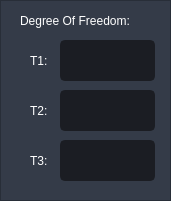
   <widget class="QFrame" name="frame_current_DOF">
    <property name="geometry">
     <rect>
      <x>760</x>
      <y>70</y>
      <width>171</width>
      <height>201</height>
     </rect>
    </property>
    <property name="styleSheet">
     <string notr="true">
background-color: rgb(52, 59, 72);</string>
    </property>
    <property name="frameShape">
     <enum>QFrame::StyledPanel</enum>
    </property>
    <property name="frameShadow">
     <enum>QFrame::Raised</enum>
    </property>
    <widget class="QLineEdit" name="the1_current">
     <property name="geometry">
      <rect>
       <x>60</x>
       <y>40</y>
       <width>95</width>
       <height>41</height>
      </rect>
     </property>
     <property name="minimumSize">
      <size>
       <width>0</width>
       <height>30</height>
      </size>
     </property>
     <property name="palette">
      <palette>
       <active>
        <colorrole role="WindowText">
         <brush brushstyle="SolidPattern">
          <color alpha="255">
           <red>210</red>
           <green>210</green>
           <blue>210</blue>
          </color>
         </brush>
        </colorrole>
        <colorrole role="Button">
         <brush brushstyle="SolidPattern">
          <color alpha="255">
           <red>27</red>
           <green>29</green>
           <blue>35</blue>
          </color>
         </brush>
        </colorrole>
        <colorrole role="Text">
         <brush brushstyle="SolidPattern">
          <color alpha="255">
           <red>210</red>
           <green>210</green>
           <blue>210</blue>
          </color>
         </brush>
        </colorrole>
        <colorrole role="ButtonText">
         <brush brushstyle="SolidPattern">
          <color alpha="255">
           <red>210</red>
           <green>210</green>
           <blue>210</blue>
          </color>
         </brush>
        </colorrole>
        <colorrole role="Base">
         <brush brushstyle="SolidPattern">
          <color alpha="255">
           <red>27</red>
           <green>29</green>
           <blue>35</blue>
          </color>
         </brush>
        </colorrole>
        <colorrole role="Window">
         <brush brushstyle="SolidPattern">
          <color alpha="255">
           <red>27</red>
           <green>29</green>
           <blue>35</blue>
          </color>
         </brush>
        </colorrole>
       </active>
       <inactive>
        <colorrole role="WindowText">
         <brush brushstyle="SolidPattern">
          <color alpha="255">
           <red>210</red>
           <green>210</green>
           <blue>210</blue>
          </color>
         </brush>
        </colorrole>
        <colorrole role="Button">
         <brush brushstyle="SolidPattern">
          <color alpha="255">
           <red>27</red>
           <green>29</green>
           <blue>35</blue>
          </color>
         </brush>
        </colorrole>
        <colorrole role="Text">
         <brush brushstyle="SolidPattern">
          <color alpha="255">
           <red>210</red>
           <green>210</green>
           <blue>210</blue>
          </color>
         </brush>
        </colorrole>
        <colorrole role="ButtonText">
         <brush brushstyle="SolidPattern">
          <color alpha="255">
           <red>210</red>
           <green>210</green>
           <blue>210</blue>
          </color>
         </brush>
        </colorrole>
        <colorrole role="Base">
         <brush brushstyle="SolidPattern">
          <color alpha="255">
           <red>27</red>
           <green>29</green>
           <blue>35</blue>
          </color>
         </brush>
        </colorrole>
        <colorrole role="Window">
         <brush brushstyle="SolidPattern">
          <color alpha="255">
           <red>27</red>
           <green>29</green>
           <blue>35</blue>
          </color>
         </brush>
        </colorrole>
       </inactive>
       <disabled>
        <colorrole role="WindowText">
         <brush brushstyle="SolidPattern">
          <color alpha="255">
           <red>210</red>
           <green>210</green>
           <blue>210</blue>
          </color>
         </brush>
        </colorrole>
        <colorrole role="Button">
         <brush brushstyle="SolidPattern">
          <color alpha="255">
           <red>27</red>
           <green>29</green>
           <blue>35</blue>
          </color>
         </brush>
        </colorrole>
        <colorrole role="Text">
         <brush brushstyle="SolidPattern">
          <color alpha="255">
           <red>210</red>
           <green>210</green>
           <blue>210</blue>
          </color>
         </brush>
        </colorrole>
        <colorrole role="ButtonText">
         <brush brushstyle="SolidPattern">
          <color alpha="255">
           <red>210</red>
           <green>210</green>
           <blue>210</blue>
          </color>
         </brush>
        </colorrole>
        <colorrole role="Base">
         <brush brushstyle="SolidPattern">
          <color alpha="255">
           <red>27</red>
           <green>29</green>
           <blue>35</blue>
          </color>
         </brush>
        </colorrole>
        <colorrole role="Window">
         <brush brushstyle="SolidPattern">
          <color alpha="255">
           <red>27</red>
           <green>29</green>
           <blue>35</blue>
          </color>
         </brush>
        </colorrole>
       </disabled>
      </palette>
     </property>
     <property name="font">
      <font>
       <family>Segoe UI</family>
       <pointsize>9</pointsize>
      </font>
     </property>
     <property name="styleSheet">
      <string notr="true">QLineEdit {
	background-color: rgb(27, 29, 35);
	border-radius: 5px;
	border: 2px solid rgb(27, 29, 35);
	padding-left: 10px;
}
QLineEdit:hover {
	border: 2px solid rgb(64, 71, 88);
	background-color: rgb(52, 59, 72);
}
QLineEdit:focus {
	border: 2px solid rgb(91, 101, 124);
}</string>
     </property>
     <property name="text">
      <string/>
     </property>
     <property name="readOnly">
      <bool>true</bool>
     </property>
     <property name="placeholderText">
      <string/>
     </property>
    </widget>
    <widget class="QLineEdit" name="the2_current">
     <property name="geometry">
      <rect>
       <x>60</x>
       <y>90</y>
       <width>95</width>
       <height>41</height>
      </rect>
     </property>
     <property name="minimumSize">
      <size>
       <width>0</width>
       <height>30</height>
      </size>
     </property>
     <property name="palette">
      <palette>
       <active>
        <colorrole role="WindowText">
         <brush brushstyle="SolidPattern">
          <color alpha="255">
           <red>210</red>
           <green>210</green>
           <blue>210</blue>
          </color>
         </brush>
        </colorrole>
        <colorrole role="Button">
         <brush brushstyle="SolidPattern">
          <color alpha="255">
           <red>27</red>
           <green>29</green>
           <blue>35</blue>
          </color>
         </brush>
        </colorrole>
        <colorrole role="Text">
         <brush brushstyle="SolidPattern">
          <color alpha="255">
           <red>210</red>
           <green>210</green>
           <blue>210</blue>
          </color>
         </brush>
        </colorrole>
        <colorrole role="ButtonText">
         <brush brushstyle="SolidPattern">
          <color alpha="255">
           <red>210</red>
           <green>210</green>
           <blue>210</blue>
          </color>
         </brush>
        </colorrole>
        <colorrole role="Base">
         <brush brushstyle="SolidPattern">
          <color alpha="255">
           <red>27</red>
           <green>29</green>
           <blue>35</blue>
          </color>
         </brush>
        </colorrole>
        <colorrole role="Window">
         <brush brushstyle="SolidPattern">
          <color alpha="255">
           <red>27</red>
           <green>29</green>
           <blue>35</blue>
          </color>
         </brush>
        </colorrole>
       </active>
       <inactive>
        <colorrole role="WindowText">
         <brush brushstyle="SolidPattern">
          <color alpha="255">
           <red>210</red>
           <green>210</green>
           <blue>210</blue>
          </color>
         </brush>
        </colorrole>
        <colorrole role="Button">
         <brush brushstyle="SolidPattern">
          <color alpha="255">
           <red>27</red>
           <green>29</green>
           <blue>35</blue>
          </color>
         </brush>
        </colorrole>
        <colorrole role="Text">
         <brush brushstyle="SolidPattern">
          <color alpha="255">
           <red>210</red>
           <green>210</green>
           <blue>210</blue>
          </color>
         </brush>
        </colorrole>
        <colorrole role="ButtonText">
         <brush brushstyle="SolidPattern">
          <color alpha="255">
           <red>210</red>
           <green>210</green>
           <blue>210</blue>
          </color>
         </brush>
        </colorrole>
        <colorrole role="Base">
         <brush brushstyle="SolidPattern">
          <color alpha="255">
           <red>27</red>
           <green>29</green>
           <blue>35</blue>
          </color>
         </brush>
        </colorrole>
        <colorrole role="Window">
         <brush brushstyle="SolidPattern">
          <color alpha="255">
           <red>27</red>
           <green>29</green>
           <blue>35</blue>
          </color>
         </brush>
        </colorrole>
       </inactive>
       <disabled>
        <colorrole role="WindowText">
         <brush brushstyle="SolidPattern">
          <color alpha="255">
           <red>210</red>
           <green>210</green>
           <blue>210</blue>
          </color>
         </brush>
        </colorrole>
        <colorrole role="Button">
         <brush brushstyle="SolidPattern">
          <color alpha="255">
           <red>27</red>
           <green>29</green>
           <blue>35</blue>
          </color>
         </brush>
        </colorrole>
        <colorrole role="Text">
         <brush brushstyle="SolidPattern">
          <color alpha="255">
           <red>210</red>
           <green>210</green>
           <blue>210</blue>
          </color>
         </brush>
        </colorrole>
        <colorrole role="ButtonText">
         <brush brushstyle="SolidPattern">
          <color alpha="255">
           <red>210</red>
           <green>210</green>
           <blue>210</blue>
          </color>
         </brush>
        </colorrole>
        <colorrole role="Base">
         <brush brushstyle="SolidPattern">
          <color alpha="255">
           <red>27</red>
           <green>29</green>
           <blue>35</blue>
          </color>
         </brush>
        </colorrole>
        <colorrole role="Window">
         <brush brushstyle="SolidPattern">
          <color alpha="255">
           <red>27</red>
           <green>29</green>
           <blue>35</blue>
          </color>
         </brush>
        </colorrole>
       </disabled>
      </palette>
     </property>
     <property name="font">
      <font>
       <family>Segoe UI</family>
       <pointsize>9</pointsize>
      </font>
     </property>
     <property name="styleSheet">
      <string notr="true">QLineEdit {
	background-color: rgb(27, 29, 35);
	border-radius: 5px;
	border: 2px solid rgb(27, 29, 35);
	padding-left: 10px;
}
QLineEdit:hover {
	border: 2px solid rgb(64, 71, 88);
	background-color: rgb(52, 59, 72);
}
QLineEdit:focus {
	border: 2px solid rgb(91, 101, 124);
}</string>
     </property>
     <property name="text">
      <string/>
     </property>
     <property name="readOnly">
      <bool>true</bool>
     </property>
     <property name="placeholderText">
      <string/>
     </property>
    </widget>
    <widget class="QLineEdit" name="the3_current">
     <property name="geometry">
      <rect>
       <x>60</x>
       <y>140</y>
       <width>95</width>
       <height>41</height>
      </rect>
     </property>
     <property name="minimumSize">
      <size>
       <width>0</width>
       <height>30</height>
      </size>
     </property>
     <property name="palette">
      <palette>
       <active>
        <colorrole role="WindowText">
         <brush brushstyle="SolidPattern">
          <color alpha="255">
           <red>210</red>
           <green>210</green>
           <blue>210</blue>
          </color>
         </brush>
        </colorrole>
        <colorrole role="Button">
         <brush brushstyle="SolidPattern">
          <color alpha="255">
           <red>27</red>
           <green>29</green>
           <blue>35</blue>
          </color>
         </brush>
        </colorrole>
        <colorrole role="Text">
         <brush brushstyle="SolidPattern">
          <color alpha="255">
           <red>210</red>
           <green>210</green>
           <blue>210</blue>
          </color>
         </brush>
        </colorrole>
        <colorrole role="ButtonText">
         <brush brushstyle="SolidPattern">
          <color alpha="255">
           <red>210</red>
           <green>210</green>
           <blue>210</blue>
          </color>
         </brush>
        </colorrole>
        <colorrole role="Base">
         <brush brushstyle="SolidPattern">
          <color alpha="255">
           <red>27</red>
           <green>29</green>
           <blue>35</blue>
          </color>
         </brush>
        </colorrole>
        <colorrole role="Window">
         <brush brushstyle="SolidPattern">
          <color alpha="255">
           <red>27</red>
           <green>29</green>
           <blue>35</blue>
          </color>
         </brush>
        </colorrole>
       </active>
       <inactive>
        <colorrole role="WindowText">
         <brush brushstyle="SolidPattern">
          <color alpha="255">
           <red>210</red>
           <green>210</green>
           <blue>210</blue>
          </color>
         </brush>
        </colorrole>
        <colorrole role="Button">
         <brush brushstyle="SolidPattern">
          <color alpha="255">
           <red>27</red>
           <green>29</green>
           <blue>35</blue>
          </color>
         </brush>
        </colorrole>
        <colorrole role="Text">
         <brush brushstyle="SolidPattern">
          <color alpha="255">
           <red>210</red>
           <green>210</green>
           <blue>210</blue>
          </color>
         </brush>
        </colorrole>
        <colorrole role="ButtonText">
         <brush brushstyle="SolidPattern">
          <color alpha="255">
           <red>210</red>
           <green>210</green>
           <blue>210</blue>
          </color>
         </brush>
        </colorrole>
        <colorrole role="Base">
         <brush brushstyle="SolidPattern">
          <color alpha="255">
           <red>27</red>
           <green>29</green>
           <blue>35</blue>
          </color>
         </brush>
        </colorrole>
        <colorrole role="Window">
         <brush brushstyle="SolidPattern">
          <color alpha="255">
           <red>27</red>
           <green>29</green>
           <blue>35</blue>
          </color>
         </brush>
        </colorrole>
       </inactive>
       <disabled>
        <colorrole role="WindowText">
         <brush brushstyle="SolidPattern">
          <color alpha="255">
           <red>210</red>
           <green>210</green>
           <blue>210</blue>
          </color>
         </brush>
        </colorrole>
        <colorrole role="Button">
         <brush brushstyle="SolidPattern">
          <color alpha="255">
           <red>27</red>
           <green>29</green>
           <blue>35</blue>
          </color>
         </brush>
        </colorrole>
        <colorrole role="Text">
         <brush brushstyle="SolidPattern">
          <color alpha="255">
           <red>210</red>
           <green>210</green>
           <blue>210</blue>
          </color>
         </brush>
        </colorrole>
        <colorrole role="ButtonText">
         <brush brushstyle="SolidPattern">
          <color alpha="255">
           <red>210</red>
           <green>210</green>
           <blue>210</blue>
          </color>
         </brush>
        </colorrole>
        <colorrole role="Base">
         <brush brushstyle="SolidPattern">
          <color alpha="255">
           <red>27</red>
           <green>29</green>
           <blue>35</blue>
          </color>
         </brush>
        </colorrole>
        <colorrole role="Window">
         <brush brushstyle="SolidPattern">
          <color alpha="255">
           <red>27</red>
           <green>29</green>
           <blue>35</blue>
          </color>
         </brush>
        </colorrole>
       </disabled>
      </palette>
     </property>
     <property name="font">
      <font>
       <family>Segoe UI</family>
       <pointsize>9</pointsize>
      </font>
     </property>
     <property name="styleSheet">
      <string notr="true">QLineEdit {
	background-color: rgb(27, 29, 35);
	border-radius: 5px;
	border: 2px solid rgb(27, 29, 35);
	padding-left: 10px;
}
QLineEdit:hover {
	border: 2px solid rgb(64, 71, 88);
	background-color: rgb(52, 59, 72);
}
QLineEdit:focus {
	border: 2px solid rgb(91, 101, 124);
}</string>
     </property>
     <property name="text">
      <string/>
     </property>
     <property name="readOnly">
      <bool>true</bool>
     </property>
     <property name="placeholderText">
      <string/>
     </property>
    </widget>
    <widget class="QLabel" name="label_9">
     <property name="geometry">
      <rect>
       <x>30</x>
       <y>40</y>
       <width>31</width>
       <height>41</height>
      </rect>
     </property>
     <property name="font">
      <font>
       <family>Segoe UI</family>
       <pointsize>9</pointsize>
      </font>
     </property>
     <property name="styleSheet">
      <string notr="true">color: rgb(255, 255, 255);</string>
     </property>
     <property name="text">
      <string>T1:</string>
     </property>
    </widget>
    <widget class="QLabel" name="label_10">
     <property name="geometry">
      <rect>
       <x>30</x>
       <y>90</y>
       <width>31</width>
       <height>41</height>
      </rect>
     </property>
     <property name="font">
      <font>
       <family>Segoe UI</family>
       <pointsize>9</pointsize>
      </font>
     </property>
     <property name="styleSheet">
      <string notr="true">color: rgb(255, 255, 255);</string>
     </property>
     <property name="text">
      <string>T2:</string>
     </property>
    </widget>
    <widget class="QLabel" name="label_11">
     <property name="geometry">
      <rect>
       <x>30</x>
       <y>140</y>
       <width>31</width>
       <height>41</height>
      </rect>
     </property>
     <property name="font">
      <font>
       <family>Segoe UI</family>
       <pointsize>9</pointsize>
      </font>
     </property>
     <property name="styleSheet">
      <string notr="true">color: rgb(255, 255, 255);</string>
     </property>
     <property name="text">
      <string>T3:</string>
     </property>
    </widget>
    <widget class="QLabel" name="label_15">
     <property name="geometry">
      <rect>
       <x>20</x>
       <y>10</y>
       <width>141</width>
       <height>21</height>
      </rect>
     </property>
     <property name="font">
      <font>
       <family>Segoe UI</family>
       <pointsize>9</pointsize>
      </font>
     </property>
     <property name="styleSheet">
      <string notr="true">color: rgb(255, 255, 255);</string>
     </property>
     <property name="text">
      <string>Degree Of Freedom:</string>
     </property>
    </widget>
    <zorder>label_11</zorder>
    <zorder>label_10</zorder>
    <zorder>label_9</zorder>
    <zorder>the1_current</zorder>
    <zorder>the2_current</zorder>
    <zorder>the3_current</zorder>
    <zorder>label_15</zorder>
   </widget>
